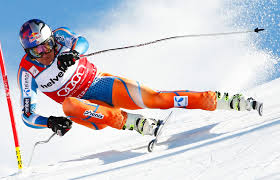
#> input picture svindal.jpg, 280 x 180 px
$ python LoadnigImage.py
#> lines starting #> are read from the running program, lines starting #| are printed output that depends on the picture
import numpy as np
import cv2

#Loading an image from file

img = cv2.imread("svindal.jpg", cv2.IMREAD_GRAYSCALE)
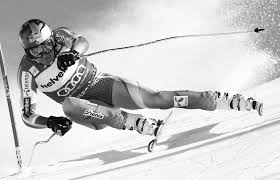
#> img: shape (180, 280); min 0, max 255, mean 201.3

#showing the image in a window

cv2.imshow("Axel lund Svindal", img)
cv2.waitKey(0)
cv2.destroyAllWindows()
